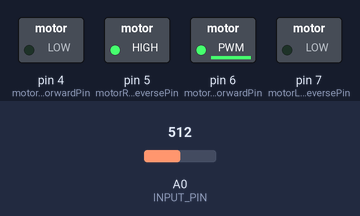
This sketch was run on a simulated Arduino Uno, built with avr-gcc and run on an emulated ATmega328P. On the bench: switched loads named in the sketch (green lamp = pin HIGH). The test bench sets the inputs (shaded band); at power-on: A0 (INPUT_PIN) = 512.

Above: at 0.1 s.
Timing chart, 0 to 1.6 s (numbered marks = the images above):
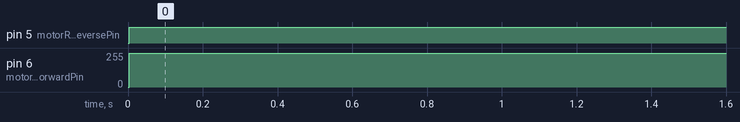

Measured:
- by itself, pin 5 (motorRightReversePin): LOW → HIGH at 0.00 s
- by itself, pin 6 (motorLeftForwardPin): 0/255 → 254/255 at 0.00 s

The sketch:

flameController_module.ino
```cpp
#include "PidControl.h"
#include "Ultrasonic.h"

#define INPUT_PIN A0

const int motorRightForwardPin = 4;
const int motorRightReversePin = 5;
const int motorLeftForwardPin = 6;
const int motorLeftReversePin = 7;
const int FORWARD = 255;
const int STALL = 127;
const int REVERSE = 0;

float flameInput =0;
PidControl flameController(&flameInput, 0);

void setup() {
  // put your setup code here, to run once:
  flameController.toPrint=true;
}

void loop() {
  // put your main code here, to run repeatedly:
  flameInput = analogRead(A0);
  flameController.updatePid();
  motorRightWrite(STALL+constrain(flameController.outSpeed, -STALL, STALL+1));
  motorLeftWrite(STALL-constrain(flameController.outSpeed, -STALL, STALL+1));
}

void motorRightWrite(int i){
  analogWrite(motorRightForwardPin, i);
  analogWrite(motorRightReversePin, FORWARD-i);
}

void motorLeftWrite(int i){
  analogWrite(motorLeftForwardPin, i);
  analogWrite(motorLeftReversePin, FORWARD-i);
}
```

PidControl.cpp
```cpp
/**
 * PidControl.cpp
 *
 * Created On: 9/28/2017
 * Last Modified: 12/9/2017
 * Author: Leif Sahyun
 */

#include "PidControl.h"

/**
 * Constructors initialize the PidControl object with a pointer to the input and an optional initial setpoint.
 */
PidControl::PidControl(float *input, float goal){
  processVariable = input;
  setpoint = goal;
  lastTime = micros();
}

PidControl::PidControl(float *input){
  PidControl::PidControl(input, 0);
}


/**
 * Sets the value of setpoint and clears sumError
 */
void PidControl::setGoal(float goal){
  setpoint = goal;
  sumError = 0;
}

/**
 * Returns current error
 */
float PidControl::getError(){
  noInterrupts();
  float err = setpoint - *processVariable;
  interrupts();
  return err;
}

/**
 * Returns true if the current error is within an acceptable tolerance of the setpoint
 */
bool PidControl::isInTolerance(float errorTolerance){
  float err = getError();
  return (err>-errorTolerance)&&(err<errorTolerance);
}

/**
 * The polymorphic version of isInTolerance with no inputs returns true if the error is within the object's default tolerance
 */
bool PidControl::isInTolerance(){
  return isInTolerance(defaultTolerance);
}

/**
 * Updates the PID control.
 * This is not required to be done on a specific interval so the time difference since the last update is measured and used in the integral and derivative calculations
 * If toPrint is set to true, updatePid will print a summary of the current PidControl to the Serial output for debugging
 */
void PidControl::updatePid(){
  unsigned long now = micros();
  int deltaTime = now - lastTime;
  float error = getError();
  float deltaError = error - lastError;
  sumError += (error * deltaTime); //Integral(error) = Sum(error*deltaTime) for a given time interval as deltaTime approaches 0
  derivError = deltaError/deltaTime; //Derivative(error) = deltaError/deltaTime;
  double motorValue = kp*error + ki*sumError + kd*derivError; //Calculation of motorValue with PID constants
  motorValue = motorValue/scale; //The motorValue yielded above is a positive or negative number that may be large depending on the domain of the process variable and the kp, ki, and kd constants.
  //Dividing motorValue by a constant scale makes it easier to adjust the range of output values without changing the pid constants individually.
  outSpeed = motorValue;
  outPosition += outSpeed;
  if(toPrint){ //If toPrint is true, print a summary of the PID control for debugging
    Serial.print("position: ");
    Serial.println(*processVariable);
    Serial.print("error: ");
    Serial.println(error);
    Serial.print("output speed: ");
    Serial.println(outSpeed);
    Serial.print("output position: ");
    Serial.println(outPosition);
  }
  lastTime = now;
  lastError = error;
}
```

PidControl.h
```cpp
/**
 * PidControl.h
 *
 * Created On: 9/28/2017
 * Last Modified: 12/9/2017
 * Author: Leif Sahyun
 *
 * Handles PID control for a process variable and an output either directly related to the variable or related to the first derivative of the variable.
 * This class keeps track of error values and has public variables for the constants kp, ki, and kd.
 * Calling updatePid on a PidControl object is not required to be synchronous
 */
#include "Arduino.h"

class PidControl{
  public:
    PidControl(float *input);
    PidControl(float *input, float goal);
    void setGoal(float goal);
    float getError();
    bool isInTolerance(float errorTolerance);
    bool isInTolerance();
    void updatePid();

    //PID constants are public member variables so they can be modified by the main code easily
    double kp=50;
    double ki=0.0001;
    double kd=0.01;
    //Other public member variables include the scale and defaultTolerance
    float scale = 1;
    float defaultTolerance = 5;
    //If toPrint is true, PidControl will print a summary of its control each time updatePid is called to aid debugging
    bool toPrint = false;
    float outSpeed;    //output for use when controlling the first derivative of the input value. For example, if the input is angular displacement in encoder ticks, outSpeed could be the speed a motor should be running at to achieve a specific angular displacement
    float outPosition; //output for use when controlling a value directly related to the input value. For example, if the input is current through a motor, outPosition could be the speed the motor should be running at to achieve a desired current. This is an integral of outSpeed

  private:
    float setpoint = 0;
    float *processVariable;
    float lastError;
    float sumError;
    float derivError;
    unsigned long lastTime;
};
```

Ultrasonic.cpp
```cpp
/**
 * Ultrasonic.cpp
 *
 * Created On: 11/11/2017
 * Last Modified: 12/11/2017
 * Author: Leif Sahyun
 */

#include "Ultrasonic.h"

Ultrasonic *Ultrasonic::triggeredObj = NULL;

Ultrasonic::Ultrasonic(int trigPin, int echoPin){
  this->trigPin = trigPin;
  this->echoPin = echoPin;
}

bool Ultrasonic::trigger(){
  if(triggeredObj){ //if there is a currently triggered ultrasonic object, do not trigger this object
    return false;
  } //if there is no currently triggered object, proceed
  triggeredObj = this;
  attachInterrupt(digitalPinToInterrupt(echoPin), echoInterruptRising, RISING);
  digitalWrite(trigPin, HIGH);
  delayMicroseconds(10);
  digitalWrite(trigPin, LOW);
  return true;
}

void Ultrasonic::echoInterruptRising(){
  if(!triggeredObj)
    return;
  triggeredObj->triggerTime = micros();
  attachInterrupt(digitalPinToInterrupt(triggeredObj->echoPin), echoInterruptFalling, FALLING);
}

void Ultrasonic::echoInterruptFalling(){
  if(!triggeredObj)
    return;
  detachInterrupt(digitalPinToInterrupt(triggeredObj->echoPin));
  unsigned long echoTime = micros();
  triggeredObj->timeDiff = echoTime - triggeredObj->triggerTime;
  digitalWrite(triggeredObj->trigPin, LOW);
  triggeredObj->echoFlag = true;
  triggeredObj = NULL;
}

unsigned long Ultrasonic::getLastTime(){
  return timeDiff;
}

double Ultrasonic::getLastDist(){
  return (double)((timeDiff-timeDistOffset)/timeDistConvFactor);
}

bool Ultrasonic::checkEcho(){
  //return echoFlag;
  if(echoFlag){
    echoFlag = false;
    return true;
  } else {
    return false;
  }
}

void Ultrasonic::calibrate(int timeSense, int constDist){
  timeDistOffset = timeSense - constDist*timeDistConvFactor;
}

static void Ultrasonic::resetTriggers(){
  triggeredObj = NULL;
}
```

Ultrasonic.h
```cpp
/**
 * Ultrasonic.h
 *
 * Created On: 11/11/2017
 * Last Modified: 12/11/2017
 * Author: Leif Sahyun
 *
 * Controls any number of HC-SR04 ultrasonic sensors where the sensor echo pins are attached to interrupt
 * pins on the Arduino. Each ultrasonic sensor must be triggered before it can be read and only one
 * ultrasonic can be triggered at a time. This is because Arduino ISRs must be static and because
 * triggering multiple ultrasonics can result in interference.
 */

#include "Arduino.h"

class Ultrasonic {

  public:
    Ultrasonic(int trigPin, int echoPin); //Creates an Ultrasonic object. The echo pin must be an interrupt pin.
    double getLastDist();                 //Gets the distance read by the sensor
    unsigned long getLastTime();          //Gets the raw time delay read by the sensor in microseconds
    bool trigger();                       //Triggers the sensor. Causes the sensor to send ultrasonic pulses. This method takes at least 10 microseconds to run.
    bool checkEcho();                     //Checks whether sensor measurements have changed since the last time checkEcho was called. Recommended to call checkEcho before calling getLastDist or getLastTime.
    void calibrate(int timeSense, int constDist);
    void resetTriggers();
        static Ultrasonic *triggeredObj;      //Currently active/triggered Ultrasonic object. Used for static ISRs so they can apply to specific objects.


  private:
    static void echoInterruptRising();    //Measures the time at the rising edge of the echo signal.
    static void echoInterruptFalling();   //Measures the time at the falling edge of the echo signal and calculates the delay. Also sets echoFlag to true.
    const double timeDistConvFactor = 150;//Divide the time delay by this constant to get the distance. Value determined experimentally.
    int timeDistOffset = 0;       //Subtract this constant from the time delay to get the distance. Value determined experimentally.
    int trigPin;                          //Sensor trigger pin
    int echoPin;                          //Sensor echo pin
    unsigned long triggerTime;            //Time measured by echoInterruptRising
    volatile long timeDiff;      //Delay of echo signal in microseconds
    bool echoFlag;                        //Whether the sensor measurements have changed since the last time checkEcho was called
};
```
